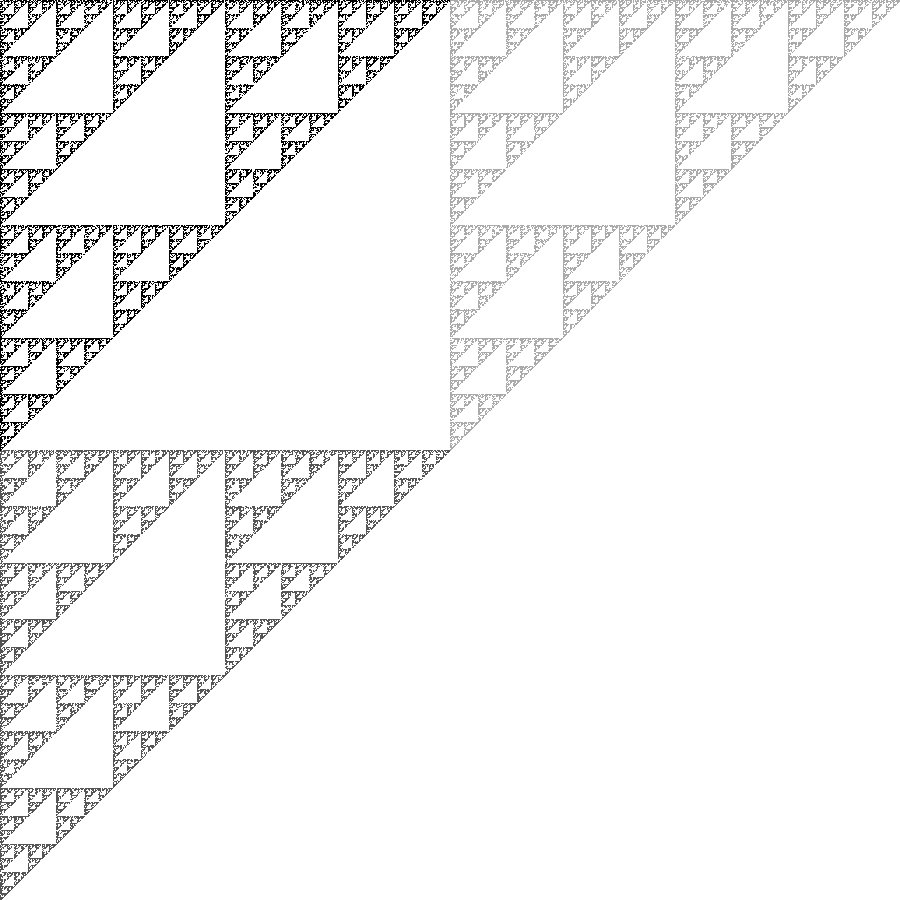

The Python source for this figure:
import numpy as np
import imageio

def w1(input_image):
  input_image = np.array([[0.5, 0],[0, 0.5]]) @ input_image
  return input_image

def w2(input_image):
  input_image = np.array([[0.5, 0],[0, 0.5]]) @ input_image
  input_image[1] += 0.5
  return input_image
  
def w3(input_image):
  input_image = np.array([[0.5, 0],[0, 0.5]]) @ input_image
  input_image[0] += 0.5
  return input_image
  
def main(n=100000):
    pixels_width = 900
    pixels_height = 900
    # set my frame and set it to white
    fixed_point = np.zeros((pixels_width, pixels_height))
    for i in range(pixels_width):
        fixed_point.fill(255)
    #input image doesn't matter so just random values here
    input_image = [1, 1]
    for i in range(n):
        which_transformation = np.random.randint(0, 3)
        # the randomly selected transformation
        color = 0
        if(which_transformation == 0):
          input_image = w1(input_image)
          color = 0
        elif(which_transformation == 1):
          input_image = w2(input_image)
          color = 170
        elif(which_transformation == 2):
          input_image = w3(input_image)
          color = 85
        #transform point to the canvas grid
        pix_coord = np.around((input_image[0:2]) * [pixels_width, pixels_height]).astype(int)
        # if the pixel is on the canvas
        if (pix_coord >= [0, 0]).all() and (pix_coord < [pixels_width, pixels_height]).all():
            #set the point to appropriate color
            fixed_point[pix_coord[0], pix_coord[1]] = color
    imageio.imwrite('sierpinski_colored.png', fixed_point)
    return

main()